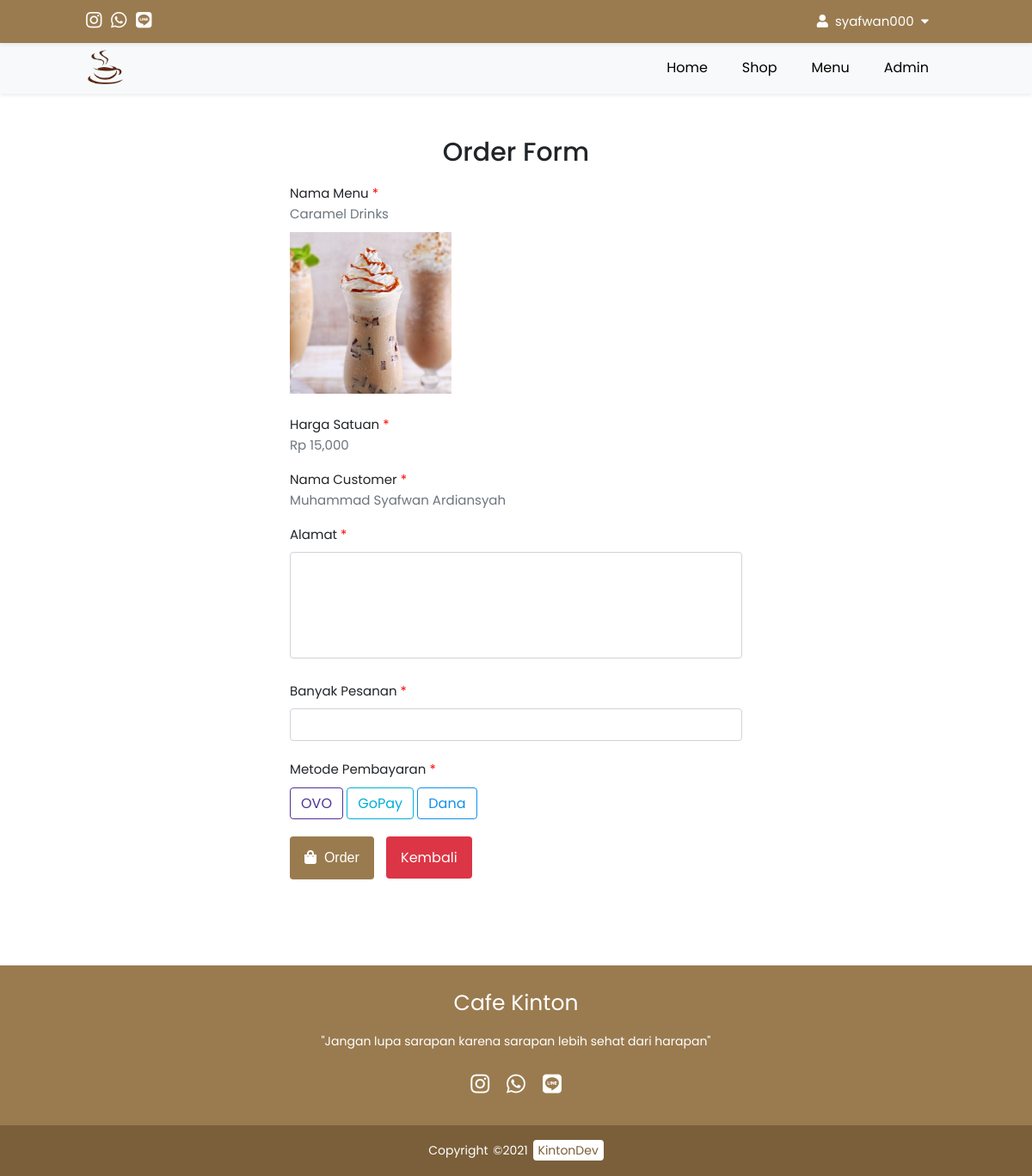
Page /checkout/order.php?id=24 (signed in) on the committed database.
### tables this page shows
CREATE TABLE `tbl_product` (
  `id` int(11) NOT NULL,
  `gambar` varchar(200) NOT NULL,
  `nama_product` varchar(200) NOT NULL,
  `harga` int(11) NOT NULL,
  `tgl_tambah` varchar(200) NOT NULL,
  `terjual` int(11) NOT NULL,
  `deskripsi` text NOT NULL
);

### config/config.php (called while the page is built, shortened)
<?php
$hostname = "localhost";
$username = "root";
$password = "";
$database = "db_cafe";
$koneksi = mysqli_connect($hostname, $username, $password, $database);
function queryProduct($queryProduct) {
    global $koneksi;
    $hasil = mysqli_query($koneksi, $queryProduct);
    $tampungBaris = [];
    while($baris = mysqli_fetch_assoc($hasil)) {
        $tampungBaris[] = $baris;
    }
    return $tampungBaris;
}
?>

### checkout/order.php (the view, shortened to what this page needs)
<?php
require '../config/config.php';
$idProduct = $_GET['id'];
$orderProduct = queryProduct("SELECT * FROM tbl_product WHERE id = $idProduct")[0];
?>
<!DOCTYPE html>
<html lang="en">
<head>
    <link rel="stylesheet" href="https://cdnjs.cloudflare.com/ajax/libs/font-awesome/5.15.3/css/all.min.css" />
    <link rel="stylesheet" href="../css/order.css?v=<?php echo time(); ?>">
</head>
<body>
<header class="navbar-top">
    <div class="social-media">
        <a class="sosmed" id="m-1" href="#"><i class="fab fa-instagram"></i></a>
        <a class="sosmed" id="m-2" href="#"><i class="fab fa-whatsapp"></i></a>
        <a class="sosmed" href="#"><i class="fab fa-line"></i></a>
    </div>
    <nav>
        <ul>
            <li class="dropdown1"><a href="#"><i class="fas fa-user"></i>&nbsp;
                <?php
                if(isset($_SESSION['login'])) {
                    echo $_SESSION['username'];
                } else {
                    echo "Tamu";
                }
                ?>
                &nbsp;<i class="fas fa-caret-down"></i></a>
            </li>
        </ul>
    </nav>
</header>
<header class="nav-top-mg">
    <div class="logo">
        <a href="../index.php">
            <img class="logo-img" src="../img/coffee.png">
        </a>
    </div>
    <nav class="nav-bot">
        <ul>
            <li><a href="../index.php">Home</a></li>
            <li><a href="../shop/shop.php">Shop</a></li>
            <li><a href="../menu/menu.php">Menu</a></li>
            <?php
            @$role = $_SESSION['role'];
            if($role == "Admin") {
                echo "<li><a href='../admin/admin.php'>Admin</a></li>";
            }
            ?>
        </ul>
    </nav>
</header>
<section class="order-form">
    <div class="container">
        <h1 class="title-form">Order Form</h1>
        <form method="post">
            <div class="form">
                <label class="form-label" for="nama_menu">Nama Menu <span id="bintang">*</span></label><br>
                <div class="form-text"><?= $orderProduct['nama_product']; ?></div>
                <img class="resize-image" src="../uploads/<?= $orderProduct['gambar']; ?>" class="resize-image">
            </div>
            <div class="form">
                <label class="form-label" for="harga_satuan">Harga Satuan <span id="bintang">*</span></label><br>
                <div class="form-text">Rp <?= number_format($orderProduct['harga']); ?></div>
            </div>
            <div class="form">
                <label class="form-label" for="nama_customer">Nama Customer <span id="bintang">*</span></label><br>
                <div class="form-text"><?= $_SESSION['nama_lengkap']; ?></div>
            </div>
            <div class="form">
                <label class="form-label" for="alamat">Alamat <span id="bintang">*</span></label><br>
                <textarea name="alamat" id="alamat" maxlength="500" required></textarea>
            </div>
            <div class="form">
                <label class="form-label" for="quantity">Banyak Pesanan <span id="bintang">*</span></label><br>
                <input type="number" min="1" max="99" id="quantity" name="quantity" maxlength="2" oninput="javascript: if (this.value.length > this.maxLength) this.value = this.value.slice(0, this.maxLength);" required>
            </div>
            <div class="form">
                <label class="form-label" for="payment_method">Metode Pembayaran <span id="bintang">*</span></label><br>
                <div class="choose">
                    <label for="ovo" id="ovo-color" class="form__label">OVO</label>
                    <label for="gopay" id="gopay-color" class="form__label">GoPay</label>
                    <label for="dana" id="dana-color" class="form__label">Dana</label>
                </div>
            </div>
            <button class="button-order" type="submit" name="order"><i class="fas fa-shopping-bag"></i>&nbsp;&nbsp;Order</button>
            <a href="../shop/shop-detail.php?id=<?= $orderProduct['id']; ?>" class="button-kembali">Kembali</a>
        </form>
    </div>
</section>
<footer>
    <div class="footer-content">
        <h3>Cafe Kinton</h3>
        <p>"Jangan lupa sarapan karena sarapan lebih sehat dari harapan"</p>
        <ul class="medsos">
            <li><a class="sosmed" id="m-1" href="#"><i class="fab fa-instagram"></i></a></li>
            <li><a class="sosmed" id="m-2" href="#"><i class="fab fa-whatsapp"></i></a></li>
            <li><a class="sosmed" href="#"><i class="fab fa-line"></i></a></li>
        </ul>
    </div>
    <div class="footer-bottom">
        <p>Copyright &copy;2021 <a href="../developer/kintondev.php" target="_blank" class="dev">KintonDev</a></p>
    </div>
</footer>
</body>
</html>

### css/order.css (style rules this page uses)
body { font-family: 'Poppins', sans-serif; margin: 0; padding: 0; }
header.navbar-top { position: absolute; top: 0; left: 0; padding: 0 100px; background: #9A7B4F; width: 100%; box-sizing: border-box; box-shadow: 0 .125rem .25rem rgba(0,0,0,.075); z-index: 999999; }
header .social-media { color: #fff; font-size: 21px; float: left; padding: 8px 0 8px 0; height: -10px; }
header .social-media a.sosmed { color: #fff; }
header .social-media a#m-1, header .social-media a#m-2 { margin-right: 5px; }
img.logo-img { width: 45px; margin: 8px 0; }
header nav { float: right; }
header nav ul { margin: 0; padding: 0; display: flex; }
header nav ul li { list-style: none; position: relative; }
header nav ul li a { height: 50px; line-height: 50px; padding: 5px 20px; color: #000; text-decoration: none; display: block; }
header nav ul li.dropdown1 a { color: #fff; font-size: 15px; display: unset; }
header.nav-top-mg { margin-top: 49px; }
header { position: absolute; top: 0; left: 0; padding: 0 100px; background: #f8f9fa; width: 100%; box-sizing: border-box; box-shadow: 0 .125rem .25rem rgba(0,0,0,.075); z-index: 99999; }
header .logo { color: #fff; height: 60px; font-size: 24px; float: left; font-weight: 400; }
.order-form { margin-top: 130px; margin-bottom: 55px; }
.container { display: flex; align-items: center; justify-content: center; flex-direction: column; }
h1.title-form { font-size: 30px; font-weight: 500; text-align: center; color: #212529; margin-block-end: 0.4em; }
.form { display: block; margin-bottom: 16px; }
label.form-label { font-size: 15px; color: #212529; }
.resize-image { margin-top: 10px; width: 188px; height: 188px; }
span#bintang { color: red; }
input[type="text"], input[type="number"] { margin-top: 8px; margin-bottom: 4px; width: 500px; padding: .375rem .75rem; border-radius: .25rem; font-size: 1rem; line-height: 1.5; border: 1px solid #ced4da; color: #212529; background-clip: padding-box; outline: none; }
textarea { margin-top: 8px; margin-bottom: 2px; width: 500px; height: 110px; padding: .375rem .75rem; border-radius: .25rem; line-height: 1.5; border: 1px solid #ced4da; color: #212529; background-clip: padding-box; outline: none; resize: none; font-family: 'Poppins', sans-serif; }
.choose { margin-top: 15px; }
.form__label { display: inline; border-radius: .25rem; width: 100px; padding: 6px 12px; text-align: center; }
.form__label#ovo-color { color: #4e3394; border: 1px solid #4e3394; cursor: pointer; }
.form__label#gopay-color { color: #01afd6; border: 1px solid #01afd6; cursor: pointer; }
.form__label#dana-color { color: #1190ea; border: 1px solid #1190ea; cursor: pointer; }
.form-text { font-size: 15px; color: #6c757d; }
button.button-order { margin-top: 10px; background: #9A7B4F; color: #fff; padding: 12px 16px; border-radius: .25rem; border: 1px solid transparent; font-size: 1rem; line-height: 1.5; outline: none; cursor: pointer; }
.button-kembali { background: #dc3545; color: #fff; padding: 12px 16px; border-radius: .25rem; border: 1px solid transparent; font-size: 1rem; line-height: 1.5; outline: none; text-decoration: none; margin-left: 10px; cursor: pointer; }
footer { background: #9A7B4F; height: auto; width: 100%; margin-top: 100px; color: #fff; }
.footer-content { display: flex; align-items: center; justify-content: center; flex-direction: column; text-align: center; }
.footer-content h3 { font-size: 25px; font-weight: 400; text-transform: capitalize; margin-block-end: 0.2em; }
.footer-content p { margin: 10px auto; font-size: 14px; }
.medsos { list-style: none; display: flex; align-items: center; justify-content: center; margin: 1rem 0 2rem 0; padding: 0; }
.medsos li { margin: 0 10px; }
.medsos a { text-decoration: none; color: #fff; }
.medsos a i { font-size: 25px; }
.footer-bottom { background: #7a5f3a; width: 100%; padding: 5px 0; text-align: center; }
.footer-bottom p { font-size: 14px; word-spacing: 2px; text-transform: capitalize; }
a.dev { text-decoration: none; color: #7a5f3a; background-color: #fff; padding: 2px 6px; border-radius: .25rem; }

### rows in the picture
tbl_product: nama_product "Caramel Drinks", gambar (picture), harga "15,000"

### other values in the picture
$_SESSION['username'] "syafwan000"
$_SESSION['nama_lengkap'] "Muhammad Syafwan Ardiansyah"
